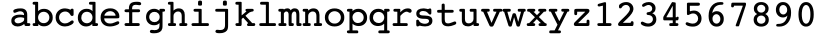
#> input picture Skærmbillede 2022-09-02 kl. 16.44.21.png, 1650 x 70 px (shown at 1/2 size)
$ jupyter execute --allow-errors 'Recipt maker.ipynb'
#> lines starting #> are read from the running program, lines starting #| are printed output that depends on the picture
[cell 1]
import numpy as np
import string
import matplotlib.pyplot as plt

[cell 2]
string0 = string.ascii_lowercase+"1234567890"
string0

[cell 3]
def rgb2gray(rgb):

    r, g, b = rgb[:,:,0], rgb[:,:,1], rgb[:,:,2]
    gray = 0.2989 * r + 0.5870 * g + 0.1140 * b
    return gray

[cell 4]
path = "Skærmbillede 2022-09-02 kl. 16.44.21.png"

[cell 5]
image = rgb2gray(plt.imread(path))

[cell 6]
mean_img = np.mean(image,axis=0)
#> mean_img = 1650 values, max 1 at index 0, min 0.209 at index 451, mean 0.791

[cell 7]
plt.imshow(mean_img.reshape(1,len(mean_img)),aspect=700)
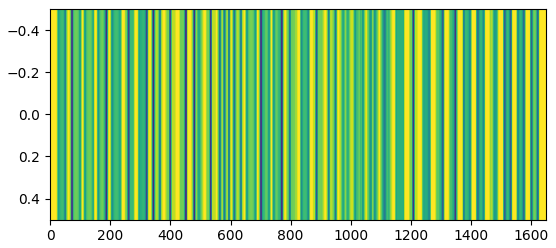
#> figure drawn by matplotlib, 1 panel

[cell 8]
plt.plot(mean_img)
cut_off = 0.97
plt.plot([0,len(mean_img)],[cut_off]*2);
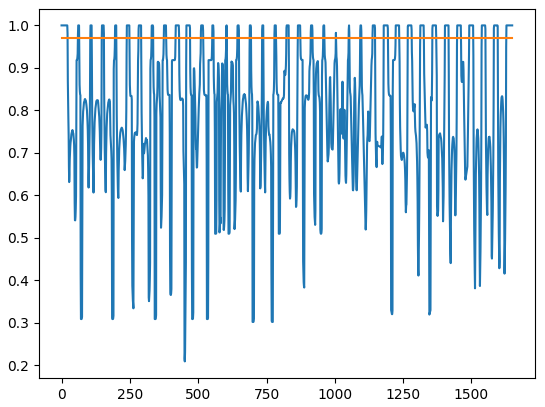
#> figure drawn by matplotlib, 1 panel; curve peaks at x = 0, y = 1

[cell 9]
cut_off = 0.97
before = False
indexer = 0
for index, i in enumerate(mean_img):
    if i<cut_off:
        before = True
    elif i>cut_off and before:
        #plt.imshow(image[:,:index])

        indexer = index
    else:
        pass
#> this loop made 1650 passes
#> i on passes 1 to 12: 1, 1, 1, 1, 1, 1, 1, 1, 1, 1, 1, 1

[cell 10]
dic = {}
for index, i in enumerate(mean_img):
    if i<cut_off:
        dic[index] = "letter"
    else:
        dic[index] = "space"
#> after the loop, dic = 1650 items

[cell 11]
prev = "space"
img_arrs = {}
letter_index = 0
for i in dic:
    if dic[i] == prev:
        pass
    else:
        if dic[i] == "letter":  # start
            img_arrs[string0[letter_index]] = {"start":i}
            prev = "letter"


        else:
            img_arrs[string0[letter_index]]["stop"] = i
            prev = "space"
            letter_index+=1
#> this loop made 1650 passes
#> prev on passes 24, 61, 66, 107, 112, 149, 157, 197, 202, 240, 250, 283: 'letter', 'space', 'letter', 'space', 'letter', 'space', 'letter', 'space', 'letter', 'space', 'letter', 'space'
#> after the loop, img_arrs = 36 items; letter_index = 36

[cell 12]
for letter in img_arrs:
    j,k = img_arrs[letter]["start"],img_arrs[letter]["stop"]
    #plt.figure()
    arr = image[:,j:k]
    img_arrs[letter]["arr"] = arr
#> this loop made 36 passes
#> (letter, j, k) on passes 1 to 12: ('a', 23, 60), ('b', 65, 106), ('c', 111, 148), ('d', 156, 196), ('e', 201, 239), ('f', 249, 282), ('g', 292, 330), ('h', 336, 374), ('i', 383, 418), ('j', 431, 457), ('k', 471, 510), ('l', 519, 552)
#> pass 1, `arr = image[:,j:k]`:
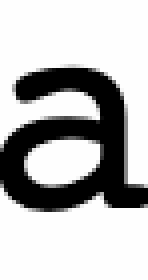
#> arr: shape (70, 37) float32 (shown 4 times larger); min 0, max 1, mean 0.732
#> pass 2, `arr = image[:,j:k]`:
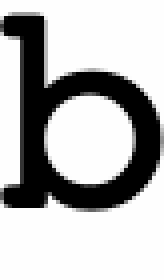
#> arr: shape (70, 41) float32 (shown 4 times larger); min 0, max 1, mean 0.72
#> pass 3, `arr = image[:,j:k]`:
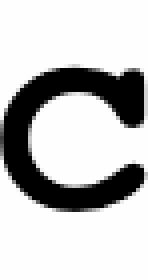
#> arr: shape (70, 37) float32 (shown 4 times larger); min 0, max 1, mean 0.769

[cell 13]
img_arrs[" "] = {"arr": np.ones(img_arrs["a"]["arr"].shape)}

[cell 14]
letter_string = string.ascii_lowercase+"1234567890"+"         "
def make_sentence(string):
#> called with string = ' add jtv xgyymb  xyr znijuqfpa'
    letter_arr = [img_arrs[i]["arr"] for i in string]
#> letter_arr = 30 items
    return np.concatenate(letter_arr,axis=1)
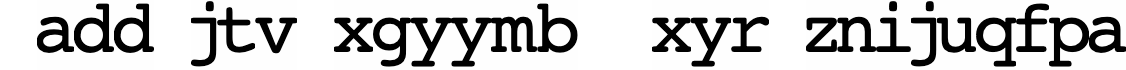
#> returned value: shape (70, 1126) float64; min 0, max 1, mean 0.79

make_random_sentence = lambda length: "".join([letter_string[np.random.randint(0,len(letter_string))] for i in range(length)])

[cell 15]
plt.imshow(make_sentence(make_random_sentence(30)))

[cell 16]
def make_receipt(width, height):
    sentences = [make_random_sentence(width) for i in range(height)]
    recipt_layers = []
    for i in sentences:
        recipt_layers.append(make_sentence(i))


    #recipt_layers = [make_sentence() for i in range(height)]
    #plt.imshow(recipt_layers[0])
    biggest_string_size = max([i.shape[1] for i in recipt_layers])
    #print(biggest_string_size)
    for k,i in enumerate(recipt_layers):
        if i.shape[1]<biggest_string_size:
            recipt_layers[k] = np.concatenate([recipt_layers[k],
                                               np.ones((img_arrs[" "]['arr'].shape[0],
                                                        biggest_string_size-i.shape[1]))
                                              ],axis=1)

        else:
            pass

    #return np.concatenate(recipt_layers,axis=0)
    return [np.array([i for i in np.concatenate(recipt_layers,axis=0)]),sentences]


#make_recipt(20,3)
#> (the rest of this cell did not finish here and is left out)

[cell 17]
for i in range(10):
    receipt, label = make_receipt(17,20)

    print(np.array(receipt).shape)

[cell 18]
def make_data(width,height,num_receipts):

    receipts = [make_receipt(width,height) for _ in range(num_receipts)]
    #return receipts
    biggest_reciept = max([i[0].shape[1] for i in receipts])

    for k,i in enumerate(receipts):
        if i[0].shape[1] < biggest_reciept:
            receipts[k][0] = np.concatenate([receipts[k][0],
                                               np.ones((receipts[k][0].shape[0],
                                                        biggest_reciept-i[0].shape[1]))
                                              ],axis=1)
#> this loop made 20 passes
    return receipts

[cell 19]
imgs = make_data(17,20,20)

[cell 20]
for receipt, label in imgs:

     print(np.array(receipt).shape)

[cell 21]
receipt, label = make_data(17,20,20)[0]
#> the loop in make_data (call 2), `for k,i in enumerate(receipts):` made 20 passes
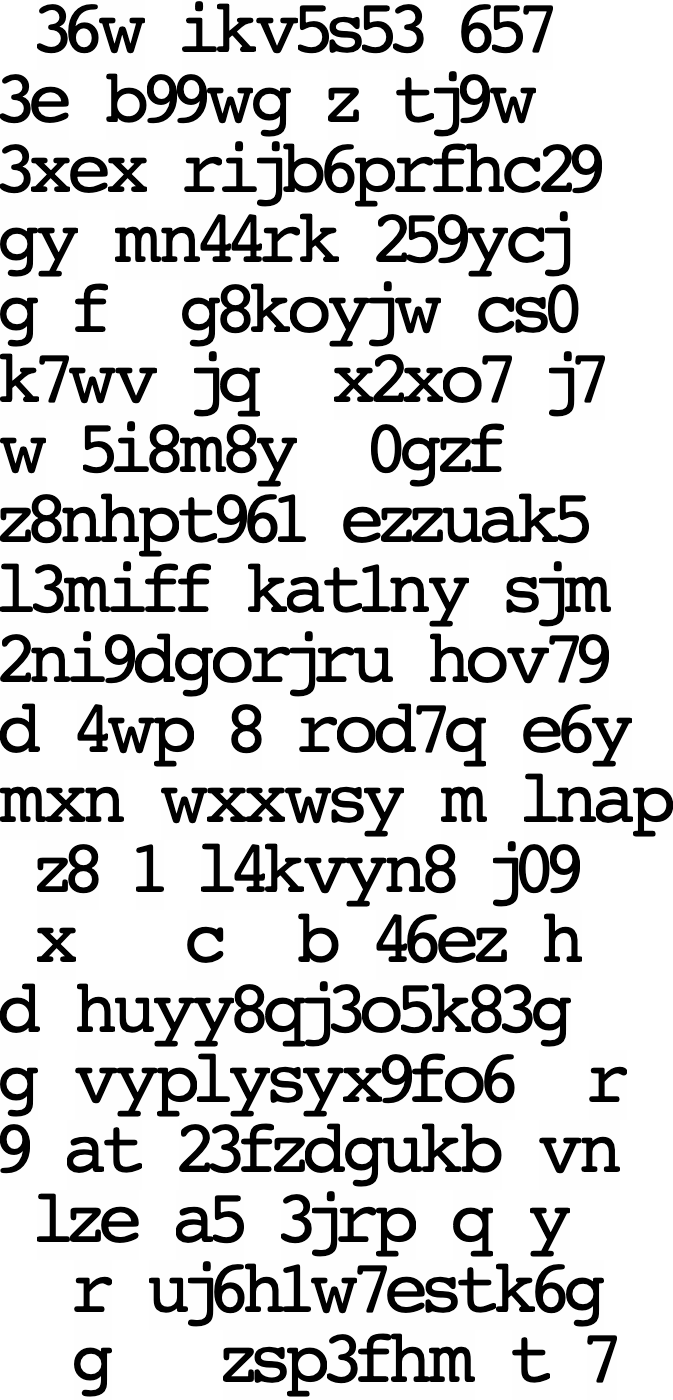
#> receipt: shape (1400, 673) float64; min 0, max 1, mean 0.811

$ run again, with Skærmbillede 2022-03-27 kl. 20.36.05.png copied over Skærmbillede 2022-09-02 kl. 16.44.21.png
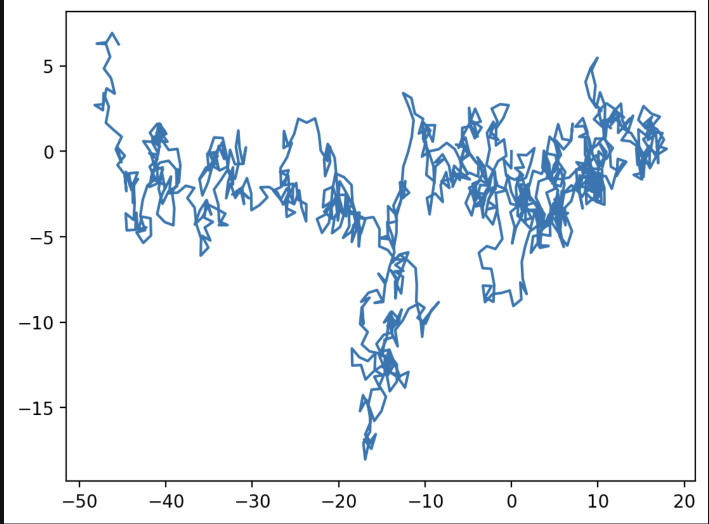
#> input picture Skærmbillede 2022-03-27 kl. 20.36.05.png, 1418 x 1048 px (shown at 1/2 size)
#> in rgb2gray, `r, g, b = rgb[:,:,0], rgb[:,:,1], rgb[:,:,2]`:
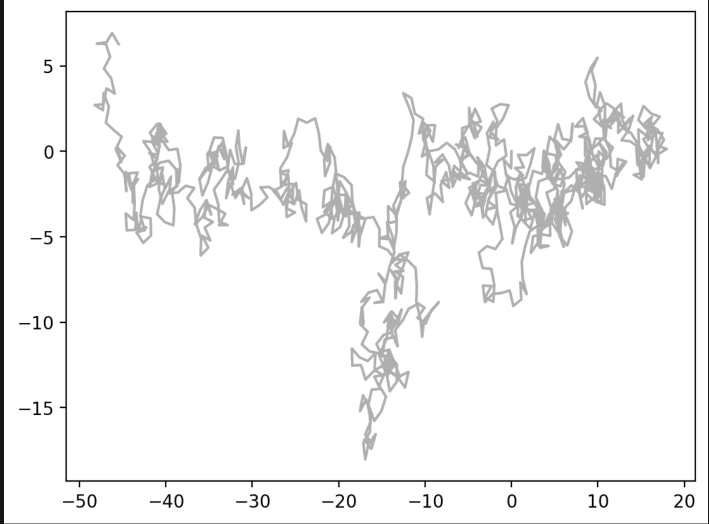
#> b: shape (1048, 1418) float32 (shown at 1/2 size); min 0, max 1, mean 0.959
#> mean_img = 1418 values, max 0.999 at index 20, min 0.065 at index 6, mean 0.941
#> `[cell 8] plt.plot(mean_img) cut_off = 0.97 plt.plot([0,len(mean_img)],..`:
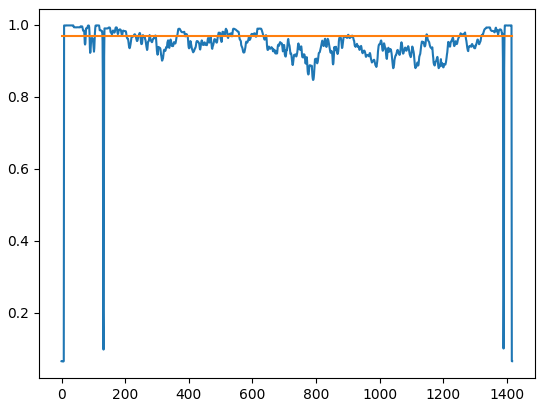
#> figure drawn by matplotlib, 1 panel; curve peaks at x = 20, y = 0.999
#> the loop `for index, i in enumerate(mean_img):` made 1418 passes
#> i on passes 1 to 8: 0.0654, 0.0651, 0.0657, 0.0653, 0.0651, 0.0657, 0.065, 0.0657
#> the loop `for index, i in enumerate(mean_img):` made 1418 passes
#> after the loop `for index, i in enumerate(mean_img):`: dic = 1418 items
#> the loop `for i in dic:` made 1418 passes
#> prev on passes 1, 9, 74, 77, 90, 106, 130, 136: 'letter', 'space', 'letter', 'space', 'letter', 'space', 'letter', 'space'
#> after the loop `for i in dic:`: img_arrs = 26 items; letter_index = 25
